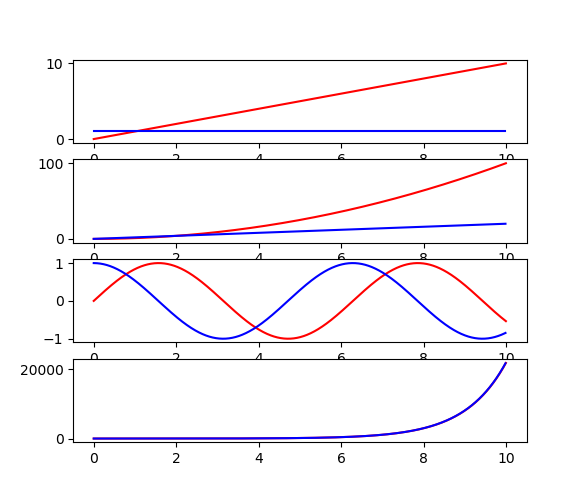

Write Python code to recreate this figure.
import numpy as np
import matplotlib.pyplot as plt

N    = 1000
dx   = 0.01
t    = np.arange(0,dx*N,dx)
f    = [t,t**2,np.sin(t),np.exp(t)]

fig  = plt.figure()

for i in range(len(f)):
    contiAxe = fig.add_subplot(4,1,i+1)
    y=np.real(np.diff(f[i])/dx)
    plt.plot(t,np.real(f[i]),'r-',t[:-1],y,'b-')

plt.show()
